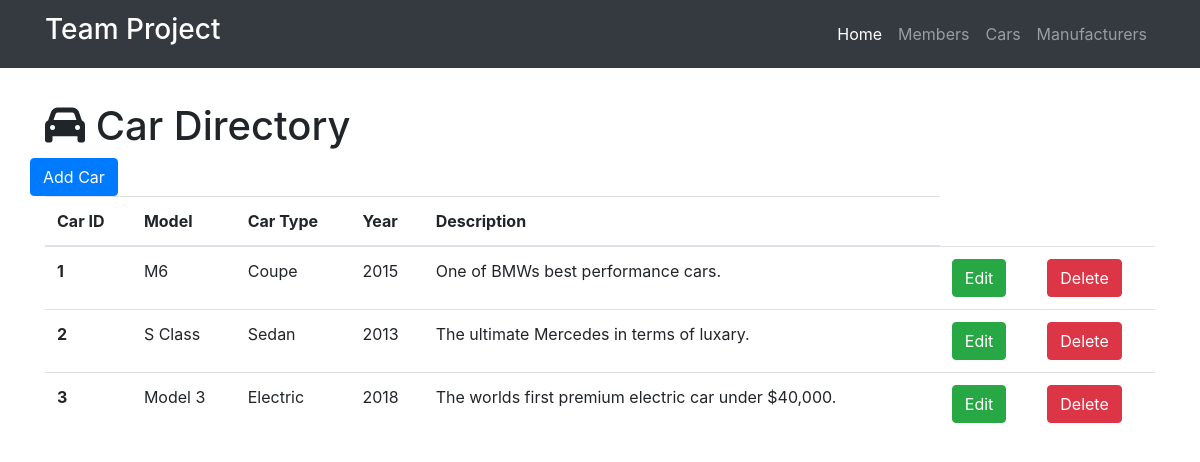
/cars, run on the app's committed database.
### project.py (models this page shows)
class Car(db.Model):
    __tablename__ = 'cars'
    id = db.Column(db.Integer, primary_key=True)
    model = db.Column(db.Integer)
    cartype = db.Column(db.String(256))
    year = db.Column(db.Integer)
    description = db.Column(db.Text)
    manufacturer_id = db.Column(db.Integer, db.ForeignKey('manufacturers.id'))

### project.py (the view)
@app.route('/cars')
def show_all_cars():
    cars = Car.query.all()
    return render_template('car-all.html', cars=cars)

### templates/car-all.html (shortened to what this page needs)
{% extends "home-base.html" %}
{% block head%}
  {{super()}}
{% endblock %}
{% block page_content %}
<div class="container">
   <h1 class="mt-5"><i class="fa fa-car" aria-hidden="true"></i> Car Directory</h1>
   <div class="row bottom-margin">
     <a href="/car/add" class="btn btn-primary" role="button" aria-disabeled="true">Add Car</a>
   </div>
{% if cars %}
<table class="table">
  <thead>
    <tr>
      <th>Car ID</th>
      <th>Model</th>
      <th>Car Type</th>
      <th>Year</th>
      <th>Description</th>
    </tr>
  </thead>
  <tbody>
  {% for car in cars %}
  <tr>
    <th scope="row">{{car.id}}</th>
        <td>{{car.model}}</td>
        <td>{{car.cartype}}</td>
        <td>{{car.year}}</td>
        <td>{{car.description}}</td>
        <td>
          <a href="/car/edit/{{car.id}}" class ="btn btn-success" role="button" aria-disabled="true"> Edit</a>
        </td>
        <td>
         <a href="/car/delete/{{car.id}}" class ="btn btn-danger" role="button" aria-disabled="true"> Delete</a>
       </td>
  </tr>
   {% endfor %}
 </tbody>
</table>
{% else %}
<h3>There are no cars in the directory yet.</h3>
{% endif %}
</div>
{% endblock %}

### templates/home-base.html (shortened to what this page needs)
<!DOCTYPE html>
<html>
  <head>
    {% block head %}
    <link rel="stylesheet" href="https://maxcdn.bootstrapcdn.com/bootstrap/4.0.0-beta.2/css/bootstrap.min.css">
    {% endblock %}
  </head>
  <body>
  <nav class="navbar navbar-expand-lg navbar-dark bg-dark fixed-top">
    <div class="container">
      <a class="navbar-brand" href="/">
         <h3>Team Project</h3>
       </a>
      <div class="collapse navbar-collapse" id="navbarResponsive">
        <ul class="navbar-nav ml-auto">
          <li class="nav-item active">
            <a class="nav-link" href="/">Home
             </a>
          </li>
          <li class="nav-item">
            <a class="nav-link" href="/members">Members</a>
          </li>
          <li class="nav-item">
            <a class="nav-link" href="/cars">Cars</a>
          </li>
          <li class="nav-item">
            <a class="nav-link" href="/manufacturers">Manufacturers</a>
          </li>
        </ul>
      </div>
    </div>
  </nav>
  {% block page_content %}
  {% endblock %}
</body>
</html>

### templates/car-all.html (style rules this page uses)
body { padding-top: 54px; }

### data on the page
Car: id "1", model "M6", cartype "Coupe", year "2015", description "One of BMWs best performance cars."
Car: id "2", model "S Class", cartype "Sedan", year "2013", description "The ultimate Mercedes in terms of luxary."
Car: id "3", model "Model 3", cartype "Electric", year "2018", description "The worlds first premium electric car under $40,000."
